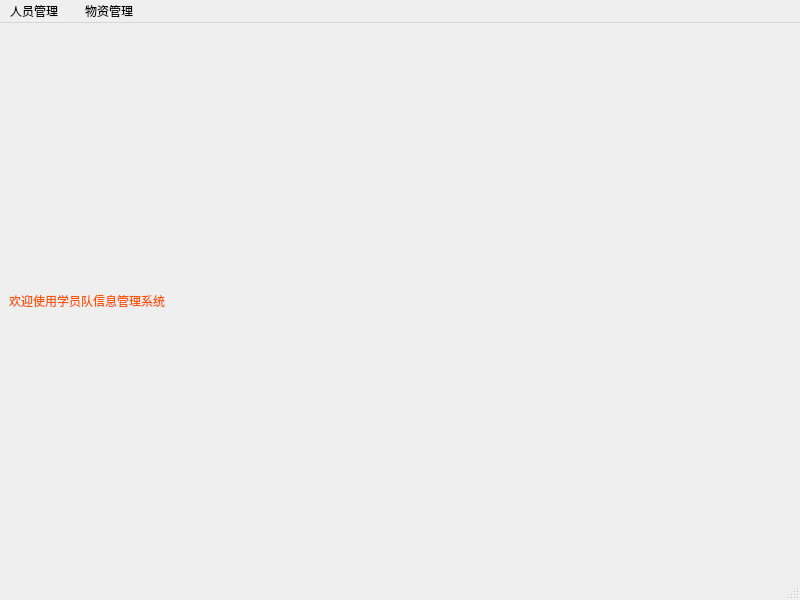
<?xml version="1.0" encoding="UTF-8"?>
<ui version="4.0">
 <class>System</class>
 <widget class="QMainWindow" name="System">
  <property name="geometry">
   <rect>
    <x>0</x>
    <y>0</y>
    <width>800</width>
    <height>600</height>
   </rect>
  </property>
  <property name="windowTitle">
   <string>System</string>
  </property>
  <widget class="QWidget" name="centralwidget">
   <layout class="QGridLayout" name="gridLayout">
    <item row="0" column="0">
     <widget class="QLabel" name="label">
      <property name="styleSheet">
       <string notr="true">font: 24pt &quot;方正小标宋简体&quot;;
color: rgb(255, 85, 0);</string>
      </property>
      <property name="text">
       <string>欢迎使用学员队信息管理系统</string>
      </property>
     </widget>
    </item>
   </layout>
  </widget>
  <widget class="QMenuBar" name="menubar">
   <property name="geometry">
    <rect>
     <x>0</x>
     <y>0</y>
     <width>800</width>
     <height>17</height>
    </rect>
   </property>
   <widget class="QMenu" name="menu">
    <property name="title">
     <string>人员管理</string>
    </property>
    <addaction name="action_Stu_add"/>
    <addaction name="action_Stu_list"/>
   </widget>
   <widget class="QMenu" name="menu_2">
    <property name="title">
     <string/>
    </property>
   </widget>
   <widget class="QMenu" name="menu_3">
    <property name="title">
     <string>物资管理</string>
    </property>
    <addaction name="action"/>
    <addaction name="action_2"/>
   </widget>
   <addaction name="menu"/>
   <addaction name="menu_2"/>
   <addaction name="menu_3"/>
  </widget>
  <widget class="QStatusBar" name="statusbar"/>
  <action name="action_Stu_add">
   <property name="text">
    <string>添加学员</string>
   </property>
  </action>
  <action name="action_Stu_list">
   <property name="text">
    <string>学员列表</string>
   </property>
  </action>
  <action name="action">
   <property name="text">
    <string>添加物资</string>
   </property>
  </action>
  <action name="action_2">
   <property name="text">
    <string>物资列表</string>
   </property>
  </action>
 </widget>
 <resources/>
 <connections/>
</ui>
